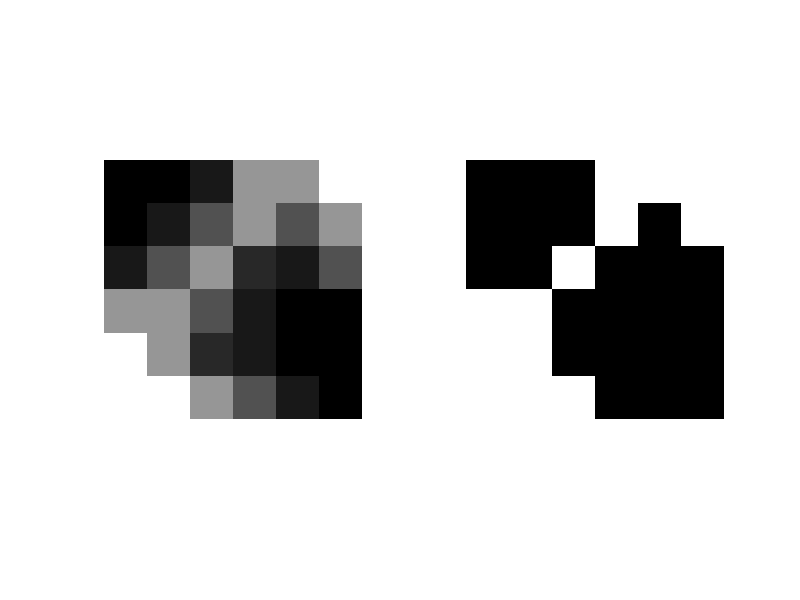

Write MATLAB code to recreate this figure.
% FCM clustering
clear;clc;
%file_sp         = 'M25.wav';
%file_sgm        = 'M25_sptrogram.png';
%file_result     = 'M25_Result_FCM.png';
%file_result1    = 'M25_BW_FCM.jpg';
%file_result2    = 'M25_BlackBox_FCM.jpg';
fim1 =  [  0   0  25 150 150 255;...
          0  25  82 150  82 150;...
         25  82 150  41  25  82;...
        150 150  82  25   0   0;...
        255 150  41  25   0   0;...
        255 255 150  82  25   0];
%im=imread(file_sgm);
fim = mat2gray(fim1);
subplot(121), imshow(fim);

% Thresholding by fuzzy c-means clustering
% ----------------------------------------------------------------
data=reshape(fim,[],1);
[center,member]=fcm(data,2);
%[center,cidx]=sort(center);
out = fopen('img_member2.txt','w');
fprintf(out,'SN\tData\tGray\tMember1\tMember2\tClass\n');
C1 = 0;
C2 = 0;
%member
k =1;
for i=1:36    
    M = max(member(k),member(k+1));
    if M == member(k)
        C(i) = 1;
        C1 = C1+1;
    elseif M == member(k+1)
        C(i) = 2;
        C2 = C2+1;
    end
    fprintf('data[%2d]= %4d\t%f\tMem1= %f\tMem2= %f\tClass= %d\n',i,fim1(i),fim(i),member(k),member(k+1),C(i));
    fprintf(out,'%2d\t%3d\t%f\t%f\t%f\t%d\n',i,fim1(i),fim(i),member(k),member(k+1),C(i));
    k = k+2;
end
fprintf('C#1= %d\nC#2= %d\n',C1,C2);
fprintf(out,'C#1= %d\nC#2= %d\n',C1,C2);
fprintf('Center#1= %f\nCenter#2= %f\n',center(1),center(2));
fprintf(out,'Center#1= %f\nCenter#2= %f\n',center(1),center(2));
%member
%center
%
level= sum(center)/2;
fprintf('Threshold= %f\n\n',level);
fprintf(out,'Threshold= %f\n\n',level);
fclose(out);
% Binary Image
bw=im2bw(fim,level);
subplot(122), imshow(bw);
fprintf('Process completed! :)\n');
% --------------------------------------------------------------